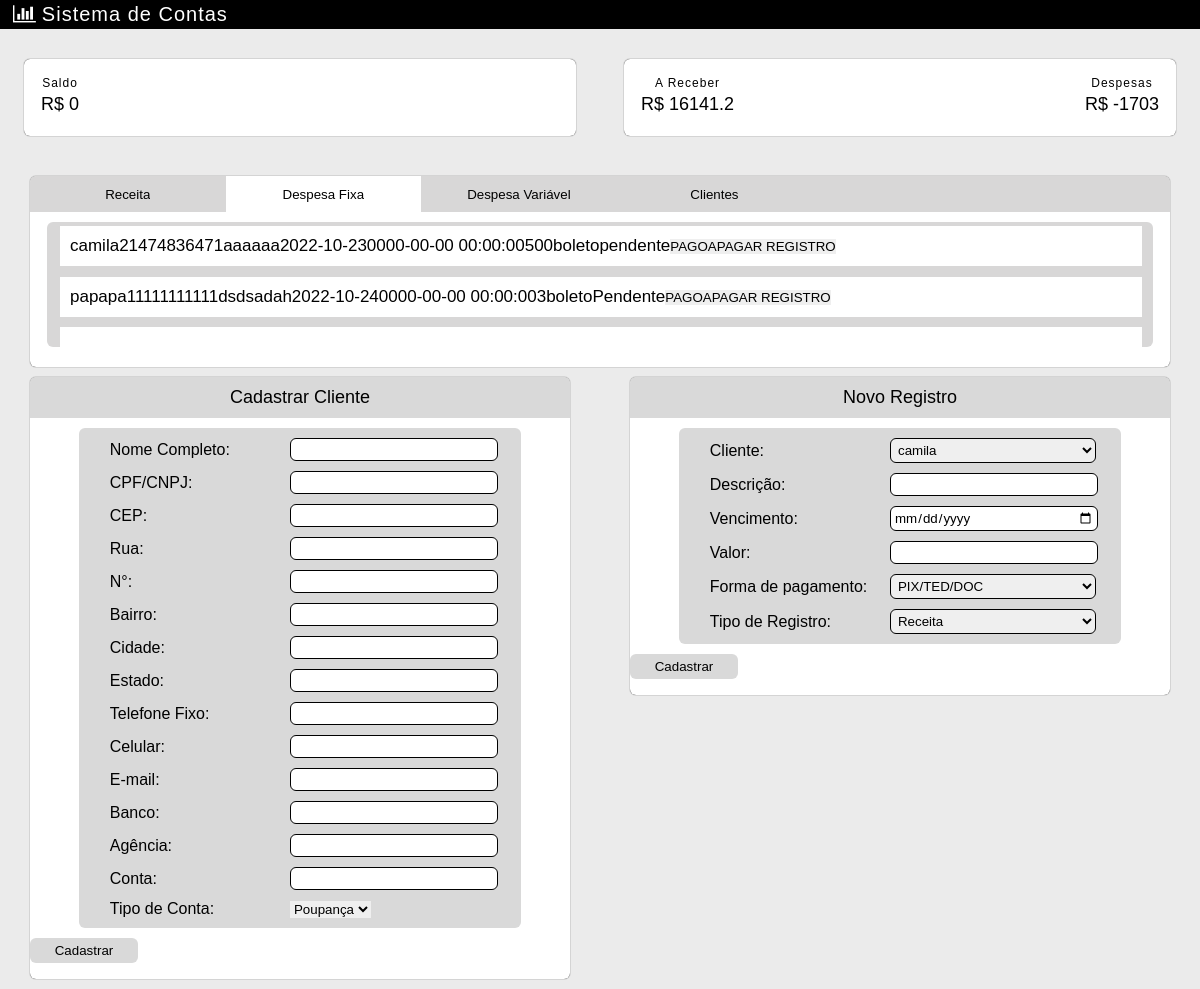
The page /despesaf.php on the database its author committed.
### tables this page shows
CREATE TABLE `contas` (
  `id_contas` int(11) NOT NULL,
  `id_cliente_fk` int(11) NOT NULL,
  `descricao` text NOT NULL,
  `vencimento` date NOT NULL,
  `data_recebimento` datetime NOT NULL,
  `valor` float NOT NULL,
  `forma_pagamento` text NOT NULL,
  `status_pagamento` text NOT NULL,
  `tipo_de_conta` text NOT NULL,
  `status_conta` text NOT NULL,
  `exclusao_conta` datetime NOT NULL
);

CREATE TABLE `cliente` (
  `id_cliente` int(11) NOT NULL,
  `nome` text NOT NULL,
  `cpf_cnpj` text NOT NULL,
  `cep` int(11) NOT NULL,
  `rua` text NOT NULL,
  `numero_casa` varchar(11) NOT NULL,
  `bairro` text NOT NULL,
  `cidade` text NOT NULL,
  `estado` text NOT NULL,
  `telefone` int(11) NOT NULL,
  `celular` int(11) NOT NULL,
  `email` text NOT NULL,
  `banco` int(11) NOT NULL,
  `agencia` int(11) NOT NULL,
  `conta` int(11) NOT NULL,
  `tipo_conta` text NOT NULL,
  `status_cliente` text NOT NULL,
  `exclusao_cliente` datetime NOT NULL
);

### despesaf.php (the view, shortened to what this page needs)
<!DOCTYPE html>
<html lang="pt-br">
<head>
    <link rel="stylesheet" href="https://cdnjs.cloudflare.com/ajax/libs/font-awesome/4.7.0/css/font-awesome.min.css">
    <link rel="stylesheet" href="novo.css">
</head>
<body>
    <header>
        <div class="title">
            <i class="fa fa-bar-chart" style="font-size:20px; color:#fff; margin-right: 5px"></i>Sistema de Contas
        </div>
    </header>
    <div class="fora1">
        <div class="total">
            <div class="s1">
                <div class="s2">Saldo</div>
                <div class="valor">R$
                </div>
            </div>
        </div>
        <div class="total">
            <div class="s1">
                <div class="s2">A Receber</div>
                <div class="valor">R$
                </div>
            </div>
            <div class="s1">
                <div class="s2">Despesas</div>
                <div class="valor">R$
                </div>
            </div>
        </div>
    </div>
    <div class="fora2">
        <div class="registros">
            <div class="fora3">
                <form class="tipo" action="#" method="get">
                <div class="nome">
                        <?php
                        echo "<a href='index.php'>";
                        ?>
                        <input id="pag" name="pagina" type="button" value="Receita">
                        <?php
                        echo "</a>";
                        ?>
                    </div>
                    <div class="nome" id="pag-ativa2">
                        <?php
                        echo "<a href='despesaf.php'>";
                        ?>
                        <input id="pag" name="pagina" type="button" value="Despesa Fixa" />
                        <?php
                        echo "</a>";
                        ?>
                    </div>
                    <div class="nome">
                        <?php
                        echo "<a href='despesav.php'>";
                        ?>
                        <input id="pag" name="pagina" type="button" value="Despesa Variável" />
                        <?php
                        echo "</a>";
                        ?>
                    </div>
                    <div class="nome">
                        <?php
                        echo "<a href='clientes.php'>";
                        ?>
                        <input id="pag" name="pagina" type="button" value="Clientes" />
                        <?php
                        echo "</a>";
                        ?>
                    </div>
                </form>
            </div>
            <div class="fora4">
                <?php
                include("conexao.php");
                $sql = "SELECT * FROM contas INNER JOIN cliente on id_cliente_fk = id_cliente where status_conta='ativo' && tipo_de_conta='despesa_fixa' ";
                $resultado = mysqli_query($conexao, $sql) or die("Erro ao tentar cadastrar registro");
                while ($registro = mysqli_fetch_array($resultado)) {
                    $id_contas = $registro['id_contas'];
                    $nome = $registro['nome'];
                    $cpf_cnpj = $registro['cpf_cnpj'];
                    $descricao = $registro['descricao'];
                    $vencimento = $registro['vencimento'];
                    $data_recebimento = $registro['data_recebimento'];
                    $valor = $registro['valor'];
                    $forma_pagamento = $registro['forma_pagamento'];
                    $status_pagamento = $registro['status_pagamento'];
                    echo "<div class='marg'><div class='fora5'><div class='expor'>";
                    echo  $nome;
                    echo  $cpf_cnpj;
                    echo  $descricao;
                    echo  $vencimento;
                    echo  $data_recebimento;
                    echo  $valor;
                    echo  $forma_pagamento;
                    echo  $status_pagamento;
                    echo  " <form action='confirma_conta_paga.php' method='GET'> <button><input type='hidden' name='opcao' value='$id_contas'/>PAGO</button></form>";
                    echo "<form action='confirma_apagar_conta.php' method='GET'> <button><input type='hidden' name='opcao' value='$id_contas'/>APAGAR REGISTRO</button></form>";
                    echo "</div> </div> </div>";
                }
                ?>
                <div class="marg">
                    <div class="fora5">
                        <div class="expor">
                        </div>
                    </div>
                </div>
            </div>
        </div>
    </div>
    <div class="fora7">
        <div class="cadastro">
            <div class="cad">Cadastrar Cliente</div>
            <form action="cadastro.php" method="post">
                <div class="formcadastro">
                    <div class="centcadastro">
                        <div class="formc">
                            <div class="info"><label for="">Nome Completo:</label></div>
                            <div class="inputcadastro"><input type="text" name="nome"></div>
                        </div>
                        <div class="formc">
                            <div class="info"><label for="">CPF/CNPJ:</label></div>
                            <div class="inputcadastro"><input type="text" name="cpf_cnpj" pattern="[0-9]{11}|[0-9]{14}"></div>
                        </div>
                        <div class="formc">
                            <div class="info"><label for="">CEP:</label></div>
                            <div class="inputcadastro"><input name="cep" type="text" id="cep" value="" onblur="pesquisacep(this.value);"></div>
                        </div>
                        <div class="formc">
                            <div class="info"><label for="">Rua:</label></div>
                            <div class="inputcadastro"><input type="text" name="rua" id="rua" required></div>
                        </div>
                        <div class="formc">
                            <div class="info"><label for="">N°:</label></div>
                            <div class="inputcadastro"><input type="text" name="numero_casa" required></div>
                        </div>
                        <div class="formc">
                            <div class="info"><label for="">Bairro:</label></div>
                            <div class="inputcadastro"><input type="text" name="bairro" id="bairro" required></div>
                        </div>
                        <div class="formc">
                            <div class="info"><label for="">Cidade:</label></div>
                            <div class="inputcadastro"><input type="text" name="cidade" id="cidade" required></div>
                        </div>
                        <div class="formc">
                            <div class="info"><label for="">Estado:</label></div>
                            <div class="inputcadastro"><input type="text" name="estado" id="uf" required></div>
                        </div>
                        <div class="formc">
                            <div class="info"><label for="">Telefone Fixo:</label></div>
                            <div class="inputcadastro"><input type="number" name="telefone" required></div>
                        </div>
                        <div class="formc">
                            <div class="info"><label for="">Celular:</label></div>
                            <div class="inputcadastro"><input type="number" name="celular" required></div>
                        </div>
                        <div class="formc">
                            <div class="info"><label for="">E-mail:</label></div>
                            <div class="inputcadastro"><input type="email" name="email" required></div>
                        </div>
                        <div class="formc">
                            <div class="info"><label for="">Banco:</label></div>
                            <div class="inputcadastro"><input type="text" name="banco" required></div>
                        </div>
                        <div class="formc">
                            <div class="info"><label for="">Agência:</label></div>
                            <div class="inputcadastro"> <input type="number" name="agencia" required></div>
                        </div>
                        <div class="formc">
                            <div class="info"><label for="">Conta:</label></div>
                            <div class="inputcadastro"><input type="number" name="conta" required></div>
                        </div>
                        <div class="formc">
                            <div class="info"><label for="">Tipo de Conta:</label></div>
                            <div class="inputcadastro">
                                <select name="tipo_conta" required>
                                    <option value="poupança">Poupança</option>
                                </select>
                            </div>
                        </div>
                    </div>
                </div>
                <input class="final" type="submit" name="vazio" value="Cadastrar">
            </form>
        </div>
        <div class="cadastro">
            <div class="cad">Novo Registro</div>
            <form action="cadastro_conta.php" method="post">
                <div class="formcadastro">
                    <div class="centcadastro">
                        <div class="formc">
                            <div class="info"><label for="">Cliente:</label></div>
                            <div class="inputcadastro">
                                <select name="id_cliente">
                                    <?php
                                    include('conexao.php');
                                    $sql = "SELECT * FROM cliente where status_cliente='ativo'";
                                    $resultado = mysqli_query($conexao, $sql) or die("Erro ao tentar cadastrar registro");
                                    while ($registro = mysqli_fetch_array($resultado)) {
                                        $id_cliente = $registro['id_cliente'];
                                        $nome = $registro['nome'];
                                        echo "<option value='$id_cliente'> $nome </option>";
                                    }
                                    ?>
                                </select>
                            </div>
                        </div>
                        <div class="formc">
                            <div class="info"><label for="">Descrição:</label></div>
                            <div class="inputcadastro"><input type="text" name="descricao" required></div>
                        </div>
                        <div class="formc">
                            <div class="info"><label for="">Vencimento:</label></div>
                            <div class="inputcadastro"><input type="date" name="vencimento" required></div>
                        </div>
                        <div class="formc">
                            <div class="info"><label for="">Valor:</label></div>
                            <div class="inputcadastro"><input type="number" step=".01" name="valor" required></div>
                        </div>
                        <div class="formc">
                            <div class="info"><label for="">Forma de pagamento:</label></div>
                            <div class="inputcadastro">
                                <select name="forma_pagamento">
                                    <option value="pix/ted/doc">PIX/TED/DOC</option>
                                </select>
                            </div>
                        </div>
                        <div class="formc">
                            <div class="info"><label for="">Tipo de Registro:</label></div>
                            <div class="inputcadastro">
                                <select name="tipo_de_conta">
                                    <option value="receita">Receita</option>
                                </select>
                            </div>
                        </div>
                    </div>
                </div>
                <input class="final" type="submit" name="vazio" value="Cadastrar" />
            </form>
        </div>
    </div>
</body>
</html>

### novo.css (style rules this page uses)
* { padding: 0; margin: 0; border: 0; font-family: Arial, sans-serif; }
body { background-color: #ebebeb; }
header { background-color: #000; padding: 3px; font-size: 20px; }
.title { margin-left: 10px; color: #fff; letter-spacing: 1px; }
.fora1 { margin-top: 30px; width: 100%; display: flex; }
.total { width: 46%; margin: auto; background-color: #fff; display: flex; color: #000; justify-content: space-between; border-radius: 6px; box-shadow: 0px 0px 1px #000; }
.s1 { display: flex; flex-direction: column; padding: 17px 13px; border-radius: 6px; }
.s2 { margin: auto; letter-spacing: 1px; font-size: 12px; }
.valor { padding: 4px; margin: auto; font-size: 18px; border-radius: 6px; }
.fora2 { margin-top: 40px; width: 100%; display: flex; }
.registros { width: 95%; background-color: #fff; margin: auto; padding-bottom: 20px; box-shadow: 0px 0px 1px #000; border-radius: 6px; }
.fora3 { width: 100%; background-color: #d8d7d7; color: #000; border-radius: 6px 6px 0px 0px; margin-bottom: 10px; border: 1px 1px 0px 1px solid; }
.tipo { display: flex; width: 90%; }
.nome { padding: 8px; width: 17.5%; font-size: 17px; text-align: center; letter-spacing: 0.8px; }
#pag-ativa2 { background-color: #fff; color: #000; border-radius: 0px 0px 0px 0px; }
.fora4 { padding: 0px; width: 97%; max-height: 300px; overflow-y: scroll; background-color: #d8d7d7; margin: auto; border-radius: 6px; }
.marg { margin-bottom: 10.5px; display: flex; width: 100%; }
.marg:first-child { margin-top: 4px; }
.marg:last-of-type { margin-bottom: 0px; }
.fora5 { display: flex; padding-left: 2px; width: 98%; margin: auto; justify-content: space-between; }
.expor { padding: 10px; margin: auto; display: flex; width: 98%; font-size: 17px; min-width: 858px; color: #000; background-color: #fff; }
.final { width: 20%; margin-top: 10px; margin-bottom: 6px; padding: 5px; border-radius: 6px; background-color: #D9D9D9; }
.fora7 { width: 100%; margin-top: 10px; margin-bottom: 10px; display: flex; }
.cadastro { background-color: #fff; width: 45%; margin: auto; box-shadow: 0px 0px 1px #000; border-radius: 6px; padding-bottom: 10px; }
.cadastro:nth-child(2) { margin-top: 0px; }
.cad { background-color: #D9D9D9; padding: 10px; text-align: center; border-radius: 6px 6px 0px 0px; font-size: 18px; margin-bottom: 10px; }
.formcadastro { width: 80%; margin: auto; padding: 5px; border-radius: 6px; background-color: #D9D9D9; }
.formc { padding: 5px; display: flex; align-items: center; justify-content: space-around; }
.formc input { border: 0.1px solid #000; border-radius: 6px; padding: 3px; font-family: Arial, sans-serif; width: 100%; }
.inputcadastro { width: 50%; }
select[name="tipo_de_conta"], select[name="registro"], select[name="forma_pagamento"], select[name="id_cliente"] { border: 0.1px solid #000; border-radius: 6px; padding: 3px; font-family: Arial, sans-serif; width: 103%; }
.info { width: 40%; }
.centcadastro { width: 95%; margin: auto; }
input[id="pag"] { cursor: pointer; background: none; }

### rows shown on the page
contas: id_cliente_fk.nome "camila", id_cliente_fk.cpf_cnpj "21474836471", descricao "aaaaaa", vencimento "2022-10-23", data_recebimento "0000-00-00 00:00:00", valor "500", forma_pagamento "boleto", status_pagamento "pendente"
contas: id_cliente_fk.nome "papapa", id_cliente_fk.cpf_cnpj "11111111111", descricao "dsdsadah", vencimento "2022-10-24", data_recebimento "0000-00-00 00:00:00", valor "3", forma_pagamento "boleto", status_pagamento "Pendente"

### other values the page prints
$saldo "0"
$saldo_a_receber "16141.2"
$saldo_a_pagar "-1703"
form field id_cliente "camila"
